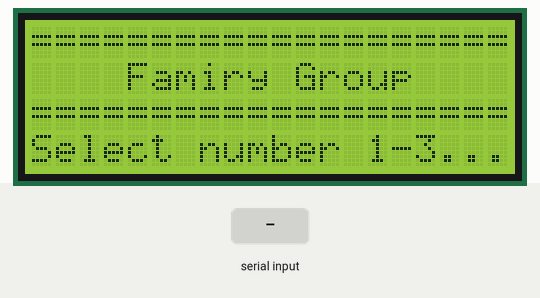
Bench run of a sketch on a simulated Arduino Uno, built with avr-gcc and run on an emulated ATmega328P. On the bench: 20×4 character LCD. Inputs (shaded band) come from the test bench. What the sketch prints to the serial monitor is not drawn.

Above: at 1.4 s.
1.5 s: "1" received over Serial
At 2.8 s:
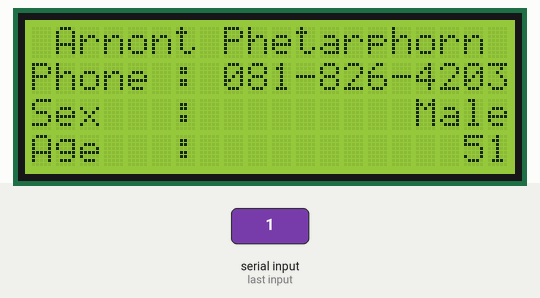
Timing chart, 0 to 4.5 s (numbered marks = the images above; inputs shaded):
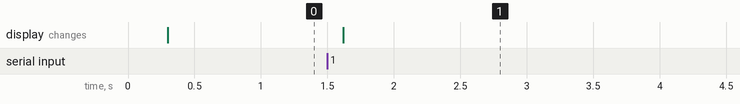

The sketch:

Final_3.ino
```cpp
#include <Wire.h>
#include <LiquidCrystal_I2C.h>

LiquidCrystal_I2C lcd (0x3F, 20, 4);

void menu()
{
  Serial.println();
  Serial.println("=========================");
  Serial.println("      Famiry Group       ");
  Serial.println("=========================");
  Serial.println("1 Mr.Arnont Phetarphorn  ");
  Serial.println("2 Mrs.Chida Phetarphorn  ");
  Serial.println("3 Miss Warisa Phetarphorn");
  Serial.println("=========================");
  Serial.println("   Select number 1-3...  ");
  lcd.setCursor(0,0); lcd.print("====================");
  lcd.setCursor(0,1); lcd.print("    Famiry Group    ");
  lcd.setCursor(0,2); lcd.print("====================");
  lcd.setCursor(0,3); lcd.print("Select number 1-3...");
}

void setup()
{
  Serial.begin(9600);
  lcd.begin();
  menu();
}

void loop()
{
  while(Serial.available() > 0)
  {
    int var = Serial.read();
    Serial.write(var);

    if (var == '1')
    {
      Serial.println(" Mr.Arnont  Phetarphorn ");
      Serial.println("Phone  :    081-826-4203");
      Serial.println("Sex    :            Male");
      Serial.println("Age    :              51");
      lcd.setCursor(0,0); lcd.print(" Arnont Phetarphorn ");
      lcd.setCursor(0,1); lcd.print("Phone : 081-826-4203");
      lcd.setCursor(0,2); lcd.print("Sex   :         Male");
      lcd.setCursor(0,3); lcd.print("Age   :           51");
      delay(5000);
    }
    else if(var == '2')
    {
      Serial.println(" Mrs.Chida  Phetarphorn ");
      Serial.println("Phone  :    081-826-4204");
      Serial.println("Sex    :          Female");
      Serial.println("Age    :              51");
      lcd.setCursor(0,0); lcd.print(" Chida  Phetarphorn ");
      lcd.setCursor(0,1); lcd.print("Phone : 081-826-4204");
      lcd.setCursor(0,2); lcd.print("Sex   :       Female");
      lcd.setCursor(0,3); lcd.print("Age   :           51");
      delay(5000);
    }
    else if(var == '3')
    {
      Serial.println(" Miss Warisa Phetarphorn");
      Serial.println("Phone  :    081-826-4205");
      Serial.println("Sex    :          Female");
      Serial.println("Age    :              24");
      lcd.setCursor(0,0); lcd.print(" Warisa Phetarphorn ");
      lcd.setCursor(0,1); lcd.print("Phone : 081-826-4205");
      lcd.setCursor(0,2); lcd.print("Sex   :       Female");
      lcd.setCursor(0,3); lcd.print("Age   :           24");
      delay(5000);
    }
    else
    {
      Serial.println("Select Number Error");
      lcd.clear();
      lcd.setCursor(0,1); lcd.print("Select Number  Error");
      delay(3000);
    }
    menu();
  }
}
```

Measured:
- after the input at 1.5 s, the display: changes after 0.12 s (image 1)
